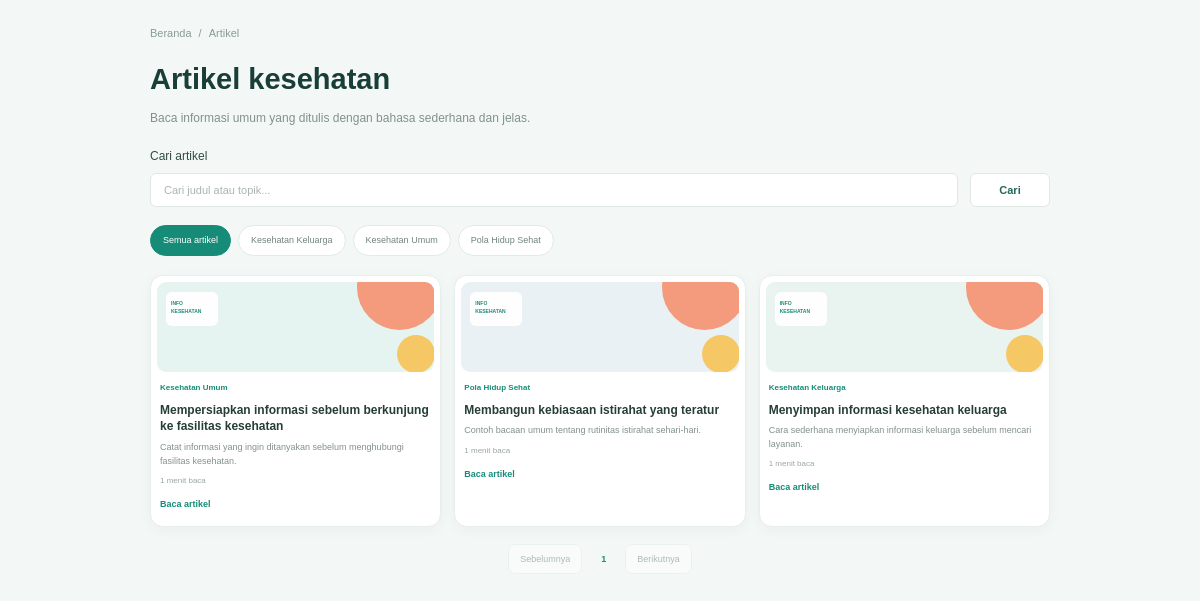
The app's page /articles.php with its own data.
### tables this page shows
CREATE TABLE IF NOT EXISTS articles (
    id INT AUTO_INCREMENT PRIMARY KEY,
    category_id INT NOT NULL,
    author_id INT NOT NULL,
    title VARCHAR(200) NOT NULL,
    excerpt VARCHAR(300) NULL,
    content TEXT NOT NULL,
    status ENUM('draft', 'published')
        NOT NULL DEFAULT 'draft',
    created_at DATETIME NOT NULL DEFAULT CURRENT_TIMESTAMP,
    updated_at DATETIME NULL,

    CONSTRAINT fk_articles_category
        FOREIGN KEY (category_id)
        REFERENCES article_categories(id)
        ON UPDATE CASCADE ON DELETE RESTRICT,

    CONSTRAINT fk_articles_author
        FOREIGN KEY (author_id)
        REFERENCES users(id)
        ON UPDATE CASCADE ON DELETE RESTRICT
);

CREATE TABLE IF NOT EXISTS article_categories (
    id INT AUTO_INCREMENT PRIMARY KEY,
    name VARCHAR(100) NOT NULL UNIQUE,
    created_at DATETIME NOT NULL DEFAULT CURRENT_TIMESTAMP
);

### articles.php (the view, shortened to what this page needs)
<?php
require_once __DIR__ . "/config/database.php";
$articles = [];
$sqlArticles = "SELECT
                    a.id,
                    a.title,
                    a.excerpt,
                    a.content,
                    c.name AS category
                FROM articles a
                INNER JOIN article_categories c
                    ON a.category_id = c.id
                WHERE a.status = 'published'
                ORDER BY a.created_at DESC";
$resultArticles = $conn->query($sqlArticles);
if ($resultArticles) {
    while ($row = $resultArticles->fetch_assoc()) {
        $wordCount = str_word_count(strip_tags($row['content']));
        $readingMinutes = max(1, (int) ceil($wordCount / 200));
        $category = strtolower($row['category']);
        if (strpos($category, 'pola hidup') !== false) {
            $imageType = 'lifestyle';
        } elseif (strpos($category, 'keluarga') !== false) {
            $imageType = 'family';
        } else {
            $imageType = 'health';
        }
        $articles[] = [
            'id' => $row['id'],
            'category' => $row['category'],
            'title' => $row['title'],
            'description' => $row['excerpt'],
            'reading_time' => $readingMinutes . ' menit baca',
            'image_type' => $imageType
        ];
    }
}
$categories = [];
$sqlCategories = "SELECT DISTINCT c.name
                  FROM article_categories c
                  INNER JOIN articles a
                    ON c.id = a.category_id
                  WHERE a.status = 'published'
                  ORDER BY c.name ASC";
$resultCategories = $conn->query($sqlCategories);
if ($resultCategories) {
    while ($row = $resultCategories->fetch_assoc()) {
        $categories[] = $row['name'];
    }
}
?>
<!DOCTYPE html>
<html lang="id">
<head>
    <link rel="stylesheet" href="assets/css/reset.css">
    <link rel="stylesheet" href="assets/css/style.css">
    <link rel="stylesheet" href="assets/css/articles.css">
</head>
<body>
    <main class="articles-page">
        <nav class="article-breadcrumb">
            <a href="index.php">Beranda</a>
            <span>/</span>
            <span>Artikel</span>
        </nav>
        <section class="articles-heading">
            <h1>Artikel kesehatan</h1>
            <p>
                Baca informasi umum yang ditulis dengan bahasa sederhana dan jelas.
            </p>
        </section>
        <section class="article-search">
            <label for="searchArticle">Cari artikel</label>
            <div class="article-search-form">
                <input type="text" id="searchArticle" placeholder="Cari judul atau topik..." autocomplete="off">
                <button type="button" id="searchArticleButton">
                    Cari
                </button>
            </div>
        </section>
        <section class="article-filters">
            <button type="button" class="article-filter active"
                data-category="Semua artikel">
                Semua artikel
            </button>
            <?php foreach ($categories as $category): ?>
                <button type="button" class="article-filter"
                    data-category="<?= htmlspecialchars($category, ENT_QUOTES, 'UTF-8') ?>">
                    <?= htmlspecialchars($category, ENT_QUOTES, 'UTF-8') ?>
                </button>
            <?php endforeach; ?>
        </section>
        <section class="article-list">
            <div class="article-grid" id="articleGrid">
                <?php foreach ($articles as $article): ?>
                <article class="article-card"
                    data-category="<?= htmlspecialchars($article['category'], ENT_QUOTES, 'UTF-8') ?>"
                    data-search="<?= htmlspecialchars($article['title'] . ' ' . $article['description'] . ' ' . $article['category'], ENT_QUOTES, 'UTF-8') ?>">
                    <div class="article-image <?= htmlspecialchars($article['image_type'], ENT_QUOTES, 'UTF-8') ?>">
                        <div class="image-label">
                            INFO KESEHATAN
                        </div>
                        <div class="image-circle"></div>
                        <div class="image-circle-small"></div>
                    </div>
                    <div class="article-content">
                        <span class="article-category">
                            <?= htmlspecialchars($article['category'], ENT_QUOTES, 'UTF-8') ?>
                        </span>
                        <h2>
                            <?= htmlspecialchars($article['title'], ENT_QUOTES, 'UTF-8') ?>
                        </h2>
                        <p>
                            <?= htmlspecialchars($article['description'], ENT_QUOTES, 'UTF-8') ?>
                        </p>
                        <span class="article-reading-time">
                            <?= htmlspecialchars($article['reading_time'], ENT_QUOTES, 'UTF-8') ?>
                        </span>
                        <a href="articles-detail.php?id=<?= (int) $article['id'] ?>" class="article-read-link"
                            aria-label="Baca <?= htmlspecialchars($article['title'], ENT_QUOTES, 'UTF-8') ?>">
                            Baca artikel
                        </a>
                    </div>
                </article>
                <?php endforeach; ?>
            </div>
            <div class="article-pagination" id="articlePagination">
                <button type="button" id="prevPage" disabled>
                    Sebelumnya
                </button>
                <div id="pageNumbers"></div>
                <button type="button" id="nextPage">
                    Berikutnya
                </button>
            </div>
        </section>
    </main>
</body>
</html>

### assets/css/style.css (style rules this page uses)
:root { --primary: #087F73; --dark-green: #164F49; --light-green: #E8F5F2; --background: #F3F8F6; --white: #FFFFFF; --text: #203B39; --muted: #718580; --border: #E1EAE7; --orange: #F59678; --yellow: #F3C968; }
body { background-color: var(--background); color: var(--text); }
button { border: none; }

### assets/css/articles.css (style rules this page uses)
.articles-page { width: 100%; max-width: 960px; margin: 0 auto; padding: 25px 30px 50px; min-height: 100vh; background: #f3f8f6; }
.article-breadcrumb { display: flex; align-items: center; gap: 7px; font-size: 11px; color: #899b95; margin-bottom: 13px; }
.article-breadcrumb a { text-decoration: none; color: #899b95; }
.articles-heading { margin-bottom: 19px; }
.articles-heading h1 { color: #193d37; font-size: 29px; font-weight: 700; margin-bottom: 7px; }
.articles-heading p { color: #82918b; font-size: 12px; line-height: 1.6; }
.article-search { margin-bottom: 18px; }
.article-search label { display: block; color: #314c44; font-size: 12px; font-weight: 500; margin-bottom: 7px; }
.article-search-form { display: flex; align-items: center; gap: 12px; }
.article-search-form input { flex: 1; min-width: 0; height: 34px; padding: 0 13px; border: 1px solid #e0e8e4; border-radius: 6px; outline: none; background: #fff; color: #334b43; font-size: 11px; transition: 0.2s; }
.article-search-form input::placeholder { color: #aab5b0; }
.article-search-form button { width: 80px; height: 34px; border: 1px solid #e0e8e4; border-radius: 6px; background: #fff; color: #24685b; font-size: 11px; font-weight: 600; cursor: pointer; transition: 0.2s; }
.article-filters { display: flex; flex-wrap: wrap; align-items: center; gap: 7px; margin-bottom: 19px; }
.article-filter { border: 1px solid #e1eae5; background: #fff; color: #71847b; padding: 7px 12px; border-radius: 30px; font-size: 9px; cursor: pointer; transition: 0.2s; }
.article-filter.active { background: #168c78; border-color: #168c78; color: #fff; }
.article-grid { display: grid; grid-template-columns: repeat(3, minmax(0, 1fr)); gap: 13px; }
.article-card { min-width: 0; overflow: hidden; background: #fff; border: 1px solid #e8eeeb; border-radius: 13px; box-shadow: 0 3px 12px rgba(39, 78, 65, 0.05); transition: transform 0.25s, box-shadow 0.25s; }
.article-image { height: 90px; margin: 6px 6px 0; border-radius: 9px; position: relative; overflow: hidden; background: #e5f4f0; }
.article-image.lifestyle { background: #eaf1f5; }
.article-image.family { background: #e9f3ef; }
.image-label { position: absolute; top: 10px; left: 9px; width: 52px; height: 34px; padding: 7px 5px; background: rgba(255, 255, 255, 0.95); border-radius: 6px; color: #178b79; font-size: 5px; font-weight: 700; z-index: 2; }
.image-circle { position: absolute; width: 85px; height: 85px; background: #f49b7d; border-radius: 50%; top: -37px; right: -8px; }
.image-circle-small { position: absolute; width: 38px; height: 38px; background: #f5c765; border-radius: 50%; right: -1px; bottom: -1px; }
.article-content { padding: 10px 9px 11px; position: relative; }
.article-category { display: block; color: #168c78; font-size: 8px; font-weight: 600; margin-bottom: 7px; }
.article-content h2 { color: #263e37; font-size: 12px; line-height: 1.4; font-weight: 700; margin-bottom: 6px; }
.article-content p { color: #82918b; font-size: 9px; line-height: 1.5; margin-bottom: 7px; }
.article-reading-time { display: block; color: #9aa8a1; font-size: 8px; }
.article-read-link { display: inline-block; margin-top: 9px; color: #168c78; font-size: 9px; font-weight: 600; text-decoration: none; }
.article-pagination { display: flex; justify-content: center; align-items: center; gap: 9px; margin-top: 17px; }
.article-pagination button { border: 1px solid #e2ebe6; background: #fff; color: #54766a; padding: 7px 11px; border-radius: 7px; font-size: 9px; cursor: pointer; transition: 0.2s; }
.article-pagination button:disabled { opacity: 0.45; cursor: not-allowed; }
#pageNumbers { display: flex; align-items: center; gap: 4px; }

### records on screen
articles: category.name "Kesehatan Umum", title "Mempersiapkan informasi sebelum berkunjung ke fasilitas kesehatan", excerpt "Catat informasi yang ingin ditanyakan sebelum menghubungi fasilitas kesehatan.", reading_time "1 menit baca"
articles: category.name "Pola Hidup Sehat", title "Membangun kebiasaan istirahat yang teratur", excerpt "Contoh bacaan umum tentang rutinitas istirahat sehari-hari.", reading_time "1 menit baca"
articles: category.name "Kesehatan Keluarga", title "Menyimpan informasi kesehatan keluarga", excerpt "Cara sederhana menyiapkan informasi keluarga sebelum mencari layanan.", reading_time "1 menit baca"

### other values on screen
$category "Kesehatan Keluarga"
$category "Kesehatan Umum"
$category "Pola Hidup Sehat"
